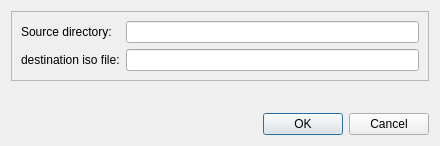
<?xml version="1.0" encoding="UTF-8"?>
<ui version="4.0">
 <class>iso_Dialog</class>
 <widget class="QDialog" name="iso_Dialog">
  <property name="geometry">
   <rect>
    <x>0</x>
    <y>0</y>
    <width>440</width>
    <height>146</height>
   </rect>
  </property>
  <property name="windowTitle">
   <string>ISO file generator</string>
  </property>
  <layout class="QVBoxLayout" name="verticalLayout">
   <item>
    <widget class="QFrame" name="frame_dialog_virt_disk_wizard">
     <property name="frameShape">
      <enum>QFrame::StyledPanel</enum>
     </property>
     <property name="frameShadow">
      <enum>QFrame::Raised</enum>
     </property>
     <property name="paintme01" stdset="0">
      <bool>true</bool>
     </property>
     <layout class="QGridLayout" name="gridLayout">
      <item row="2" column="2">
       <widget class="QLineEdit" name="lineEdit_dialog_kvm_iso_dstfile">
        <property name="enabled">
         <bool>true</bool>
        </property>
        <property name="toolTip">
         <string>2 digit number example: 11 </string>
        </property>
        <property name="clearButtonEnabled">
         <bool>true</bool>
        </property>
       </widget>
      </item>
      <item row="1" column="1">
       <widget class="QLabel" name="label_5">
        <property name="text">
         <string>Source directory:</string>
        </property>
       </widget>
      </item>
      <item row="2" column="1">
       <widget class="QLabel" name="label_6">
        <property name="text">
         <string>destination iso file:</string>
        </property>
       </widget>
      </item>
      <item row="1" column="2">
       <widget class="QLineEdit" name="lineEdit_dialog_kvm_iso_srcdir">
        <property name="enabled">
         <bool>true</bool>
        </property>
        <property name="toolTip">
         <string>2 digit number example: 05 </string>
        </property>
        <property name="clearButtonEnabled">
         <bool>true</bool>
        </property>
       </widget>
      </item>
     </layout>
    </widget>
   </item>
   <item>
    <spacer name="verticalSpacer_2">
     <property name="orientation">
      <enum>Qt::Vertical</enum>
     </property>
     <property name="sizeHint" stdset="0">
      <size>
       <width>20</width>
       <height>10</height>
      </size>
     </property>
    </spacer>
   </item>
   <item>
    <widget class="QDialogButtonBox" name="buttonBox">
     <property name="orientation">
      <enum>Qt::Horizontal</enum>
     </property>
     <property name="standardButtons">
      <set>QDialogButtonBox::Cancel|QDialogButtonBox::Ok</set>
     </property>
    </widget>
   </item>
  </layout>
 </widget>
 <resources/>
 <connections>
  <connection>
   <sender>buttonBox</sender>
   <signal>accepted()</signal>
   <receiver>iso_Dialog</receiver>
   <slot>accept()</slot>
   <hints>
    <hint type="sourcelabel">
     <x>248</x>
     <y>254</y>
    </hint>
    <hint type="destinationlabel">
     <x>157</x>
     <y>274</y>
    </hint>
   </hints>
  </connection>
  <connection>
   <sender>buttonBox</sender>
   <signal>rejected()</signal>
   <receiver>iso_Dialog</receiver>
   <slot>reject()</slot>
   <hints>
    <hint type="sourcelabel">
     <x>316</x>
     <y>260</y>
    </hint>
    <hint type="destinationlabel">
     <x>286</x>
     <y>274</y>
    </hint>
   </hints>
  </connection>
 </connections>
</ui>
